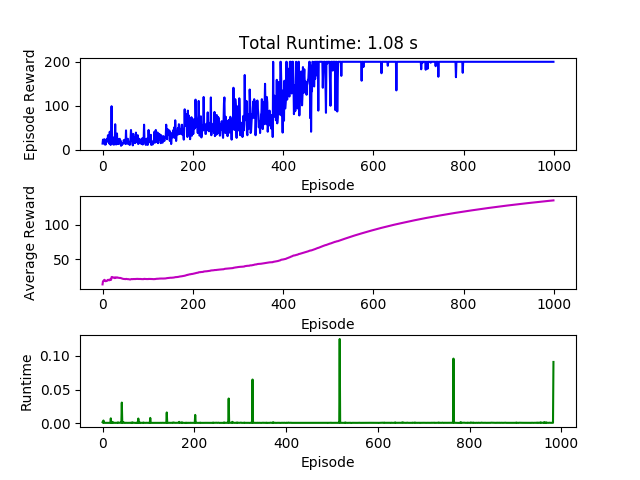

Generate this figure with Python:
import time
import torch
import torch.optim as optim
import torch.multiprocessing as mp  
import gym
import matplotlib.pyplot as plt
import torch.nn.functional as F 
from torch.distributions import Categorical
from models import ACNetwork

# mp.set_start_method('spawn', force=True)
MAX_EPISODE = 1000
MAX_STEPS = 200
GAMMA = 0.99
LR = 1e-3

LIVE_PLOTTING = False
RENDER = False

class A3CAgent:
    
    def __init__(self, env, gamma, lr):
        self.env = env

        self.gamma = gamma
        self.lr = lr
        self.global_episode = mp.Value('i', 0)

        self.global_rewards = mp.Manager().dict()
        self.global_runtime = mp.Manager().dict()
        self.global_network = ACNetwork(self.env.observation_space.shape[0], self.env.action_space.n)
        self.global_optimizer = optim.Adam(self.global_network.parameters(), lr=lr) 
        self.workers = [Worker(i, env, self.gamma, self.global_network, self.global_optimizer, self.global_episode, self.global_rewards, self.global_runtime) for i in range(mp.cpu_count())]
    
    def train(self):
        print("Training on {} cores".format(mp.cpu_count()))

        [worker.start() for worker in self.workers]
        [worker.join() for worker in self.workers]

        #Plotting
        plt.grid()
        plt.subplots_adjust(hspace = 0.5)

        plt.subplot(311)
        plt.title("Total Runtime: " + "{:.2f}".format(sum(self.global_runtime.values())) + " s")
        plt.xlabel('Episode')
        plt.ylabel('Episode Reward')
        plt.plot(self.global_rewards.values(), 'b-')

        plt.subplot(312)
        plt.xlabel('Episode')
        plt.ylabel('Average Reward')
        plt.plot([sum(self.global_rewards.values()[0:i+1])/(i+1) for i in range(len(self.global_rewards.values())) ], 'm-')

        plt.subplot(313)
        plt.xlabel('Episode')
        plt.ylabel('Runtime')
        plt.plot(self.global_runtime.values(), 'g-')
        plt.savefig("a3c.png")
        plt.show()


class Worker(mp.Process):

    def __init__(self, id, env, gamma, global_network, global_optimizer, global_episode, global_rewards, global_runtime):
        super(Worker, self).__init__()
        self.device = torch.device("cuda" if torch.cuda.is_available() else "cpu")
        self.name = "Thread%i" % id
        
        self.env = env
        self.env.seed(id)
        self.obs_dim = env.observation_space.shape[0]
        self.action_dim = env.action_space.n

        self.gamma = gamma
        self.local_network = ACNetwork(self.obs_dim, self.action_dim) 

        self.global_runtime = global_runtime
        self.global_rewards = global_rewards
        self.global_network = global_network
        self.global_episode = global_episode
        self.global_optimizer = global_optimizer
    
    def get_action(self, state):
        state = torch.FloatTensor(state).to(self.device)
        logits, _ = self.local_network.forward(state)
        dist = F.softmax(logits, dim=0)
        probs = Categorical(dist)

        return probs.sample().cpu().detach().item()
    
    def compute_loss(self, trajectory):
        states = torch.FloatTensor([sars[0] for sars in trajectory]).to(self.device)
        actions = torch.LongTensor([sars[1] for sars in trajectory]).view(-1, 1).to(self.device)
        rewards = torch.FloatTensor([sars[2] for sars in trajectory]).to(self.device)
        
        # compute discounted rewards
        discounted_rewards = [torch.sum(torch.FloatTensor([self.gamma**i for i in range(rewards[j:].size(0))]) * rewards[j:]) for j in range(rewards.size(0))]
        
        logits, values = self.local_network.forward(states)
        dists = F.softmax(logits, dim=1)
        probs = Categorical(dists)
        
        # compute value loss
        value_targets = rewards.view(-1, 1) + torch.FloatTensor(discounted_rewards).view(-1, 1).to(self.device)
        value_loss = F.mse_loss(values, value_targets.detach())
        
        # compute entropy bonus
        entropy = []
        for dist in dists:
            entropy.append(-torch.sum(dist.mean() * torch.log(dist)))
        entropy = torch.stack(entropy).sum()
        
        # compute policy loss
        advantage = value_targets - values
        policy_loss = -probs.log_prob(actions.view(actions.size(0))).view(-1, 1) * advantage.detach()
        policy_loss = policy_loss.mean()
        
        total_loss = policy_loss + value_loss - 0.001 * entropy 
        return total_loss

    def update_global(self, trajectory):
        loss = self.compute_loss(trajectory)
        
        self.global_optimizer.zero_grad()
        loss.backward()
        # propagate local gradients to global parameters
        for local_params, global_params in zip(self.local_network.parameters(), self.global_network.parameters()):
            global_params._grad = local_params._grad
        self.global_optimizer.step()

    def sync_with_global(self):
        self.local_network.load_state_dict(self.global_network.state_dict())

    def run(self):
        lock = mp.Lock()
        state = self.env.reset()
        trajectory = [] # [[s, a, r, s', done]]
        episode_reward = 0
        
        while self.global_episode.value < MAX_EPISODE:

            tic = time.time()

            action = self.get_action(state)
            next_state, reward, done, _ = self.env.step(action)
            trajectory.append([state, action, reward, next_state, done])
            episode_reward += reward

            if done:
                with self.global_episode.get_lock():
                    self.global_episode.value += 1
                    self.global_rewards[self.global_episode.value] = episode_reward
                
                print(self.name + " | episode: "+ str(self.global_episode.value) + " -> Reward: " + str(episode_reward))

                self.update_global(trajectory)
                self.sync_with_global()

                trajectory = []
                episode_reward = 0
                state = self.env.reset()
            
            state = next_state

            toc = time.time()

            with lock:
                self.global_runtime[self.global_episode.value] = toc - tic


if __name__ == "__main__":
    env = gym.make("CartPole-v0")
    agent = A3CAgent(env, GAMMA, LR)
    agent.train()